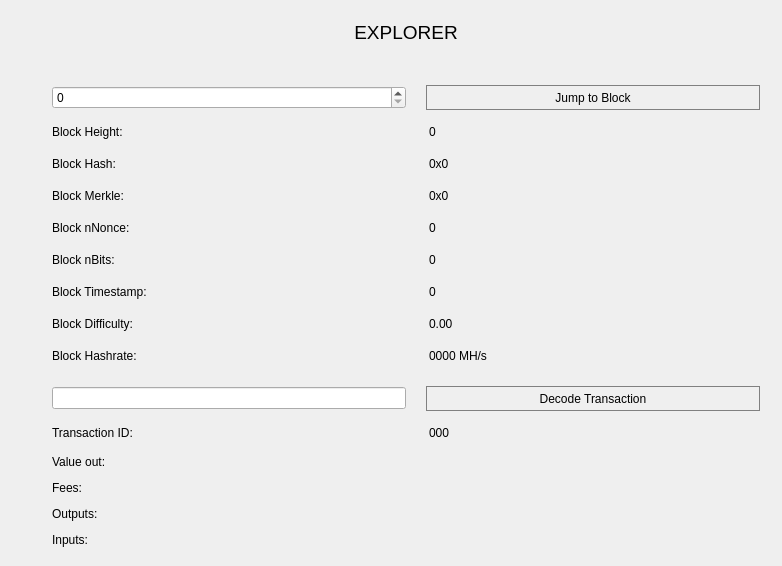
<?xml version="1.0" encoding="UTF-8"?>
<ui version="4.0">
 <class>BlockBrowser</class>
 <widget class="QWidget" name="BlockBrowser">
  <property name="windowModality">
   <enum>Qt::NonModal</enum>
  </property>
  <property name="enabled">
   <bool>true</bool>
  </property>
  <property name="geometry">
   <rect>
    <x>0</x>
    <y>0</y>
    <width>782</width>
    <height>566</height>
   </rect>
  </property>
  <property name="sizePolicy">
   <sizepolicy hsizetype="Preferred" vsizetype="Preferred">
    <horstretch>0</horstretch>
    <verstretch>0</verstretch>
   </sizepolicy>
  </property>
  <property name="minimumSize">
   <size>
    <width>0</width>
    <height>0</height>
   </size>
  </property>
  <property name="acceptDrops">
   <bool>false</bool>
  </property>
  <property name="windowTitle">
   <string>Form</string>
  </property>
  <property name="styleSheet">
   <string notr="true"/>
  </property>
  <layout class="QGridLayout">
   <property name="sizeConstraint">
    <enum>QLayout::SetMaximumSize</enum>
   </property>
   <property name="leftMargin">
    <number>52</number>
   </property>
   <property name="rightMargin">
    <number>22</number>
   </property>
   <property name="horizontalSpacing">
    <number>7</number>
   </property>
   <item row="3" column="0">
    <layout class="QGridLayout" name="gridLayout_3" rowstretch="0,0,0,0,0,0,0,0,0,0,0,0,0,0,0,0,0,0,0" columnstretch="0,0">
     <property name="sizeConstraint">
      <enum>QLayout::SetDefaultConstraint</enum>
     </property>
     <property name="horizontalSpacing">
      <number>0</number>
     </property>
     <property name="verticalSpacing">
      <number>12</number>
     </property>
     <item row="7" column="0">
      <widget class="QLabel" name="bitsLabel">
       <property name="text">
        <string>Block nBits:</string>
       </property>
      </widget>
     </item>
     <item row="17" column="0">
      <widget class="QLabel" name="inputLabel">
       <property name="text">
        <string>Inputs:</string>
       </property>
       <property name="alignment">
        <set>Qt::AlignLeading|Qt::AlignLeft|Qt::AlignTop</set>
       </property>
      </widget>
     </item>
     <item row="12" column="1">
      <widget class="QPushButton" name="txButton">
       <property name="minimumSize">
        <size>
         <width>0</width>
         <height>25</height>
        </size>
       </property>
       <property name="styleSheet">
        <string notr="true">border:1px solid grey;margin-left:20px;</string>
       </property>
       <property name="text">
        <string>Decode Transaction</string>
       </property>
      </widget>
     </item>
     <item row="10" column="0">
      <widget class="QLabel" name="pawLabel">
       <property name="text">
        <string>Block Hashrate:</string>
       </property>
      </widget>
     </item>
     <item row="5" column="1">
      <widget class="QLabel" name="merkleBox">
       <property name="minimumSize">
        <size>
         <width>187</width>
         <height>0</height>
        </size>
       </property>
       <property name="layoutDirection">
        <enum>Qt::LeftToRight</enum>
       </property>
       <property name="styleSheet">
        <string notr="true">margin-left:20px;</string>
       </property>
       <property name="text">
        <string>0x0</string>
       </property>
       <property name="alignment">
        <set>Qt::AlignLeading|Qt::AlignLeft|Qt::AlignTop</set>
       </property>
      </widget>
     </item>
     <item row="8" column="1">
      <widget class="QLabel" name="timeBox">
       <property name="layoutDirection">
        <enum>Qt::LeftToRight</enum>
       </property>
       <property name="styleSheet">
        <string notr="true">margin-left:20px;</string>
       </property>
       <property name="text">
        <string>0</string>
       </property>
       <property name="alignment">
        <set>Qt::AlignLeading|Qt::AlignLeft|Qt::AlignTop</set>
       </property>
      </widget>
     </item>
     <item row="3" column="0">
      <widget class="QLabel" name="heightLabel_2">
       <property name="text">
        <string>Block Height:</string>
       </property>
      </widget>
     </item>
     <item row="1" column="1">
      <widget class="QPushButton" name="blockButton">
       <property name="minimumSize">
        <size>
         <width>0</width>
         <height>25</height>
        </size>
       </property>
       <property name="styleSheet">
        <string notr="true">border:1px solid grey;margin-left:20px;</string>
       </property>
       <property name="text">
        <string>Jump to Block</string>
       </property>
      </widget>
     </item>
     <item row="4" column="0">
      <widget class="QLabel" name="hashLabel">
       <property name="text">
        <string>Block Hash:</string>
       </property>
      </widget>
     </item>
     <item row="9" column="0">
      <widget class="QLabel" name="hardLabel">
       <property name="text">
        <string>Block Difficulty:</string>
       </property>
      </widget>
     </item>
     <item row="5" column="0">
      <widget class="QLabel" name="merkleLabel">
       <property name="text">
        <string>Block Merkle:</string>
       </property>
      </widget>
     </item>
     <item row="15" column="1">
      <widget class="QLabel" name="feesBox">
       <property name="layoutDirection">
        <enum>Qt::LeftToRight</enum>
       </property>
       <property name="styleSheet">
        <string notr="true">margin-left:20px;</string>
       </property>
       <property name="text">
        <string/>
       </property>
       <property name="alignment">
        <set>Qt::AlignLeading|Qt::AlignLeft|Qt::AlignTop</set>
       </property>
      </widget>
     </item>
     <item row="14" column="0">
      <widget class="QLabel" name="valueLabel">
       <property name="text">
        <string>Value out:</string>
       </property>
      </widget>
     </item>
     <item row="3" column="1">
      <widget class="QLabel" name="heightLabel">
       <property name="layoutDirection">
        <enum>Qt::LeftToRight</enum>
       </property>
       <property name="styleSheet">
        <string notr="true">margin-left:20px;</string>
       </property>
       <property name="text">
        <string>0</string>
       </property>
       <property name="alignment">
        <set>Qt::AlignLeading|Qt::AlignLeft|Qt::AlignTop</set>
       </property>
      </widget>
     </item>
     <item row="13" column="0">
      <widget class="QLabel" name="txLabel">
       <property name="text">
        <string>Transaction ID:</string>
       </property>
      </widget>
     </item>
     <item row="18" column="0">
      <spacer name="verticalSpacer">
       <property name="orientation">
        <enum>Qt::Vertical</enum>
       </property>
       <property name="sizeHint" stdset="0">
        <size>
         <width>20</width>
         <height>40</height>
        </size>
       </property>
      </spacer>
     </item>
     <item row="1" column="0">
      <widget class="QSpinBox" name="heightBox">
       <property name="sizePolicy">
        <sizepolicy hsizetype="Preferred" vsizetype="Fixed">
         <horstretch>0</horstretch>
         <verstretch>0</verstretch>
        </sizepolicy>
       </property>
       <property name="maximum">
        <number>99999999</number>
       </property>
      </widget>
     </item>
     <item row="7" column="1">
      <widget class="QLabel" name="bitsBox">
       <property name="layoutDirection">
        <enum>Qt::LeftToRight</enum>
       </property>
       <property name="styleSheet">
        <string notr="true">margin-left:20px;</string>
       </property>
       <property name="text">
        <string>0</string>
       </property>
       <property name="alignment">
        <set>Qt::AlignLeading|Qt::AlignLeft|Qt::AlignTop</set>
       </property>
      </widget>
     </item>
     <item row="9" column="1">
      <widget class="QLabel" name="hardBox">
       <property name="layoutDirection">
        <enum>Qt::LeftToRight</enum>
       </property>
       <property name="styleSheet">
        <string notr="true">margin-left:20px;</string>
       </property>
       <property name="text">
        <string>0.00</string>
       </property>
       <property name="alignment">
        <set>Qt::AlignLeading|Qt::AlignLeft|Qt::AlignTop</set>
       </property>
      </widget>
     </item>
     <item row="15" column="0">
      <widget class="QLabel" name="feesLabel">
       <property name="text">
        <string>Fees:</string>
       </property>
      </widget>
     </item>
     <item row="10" column="1">
      <widget class="QLabel" name="pawBox">
       <property name="layoutDirection">
        <enum>Qt::LeftToRight</enum>
       </property>
       <property name="styleSheet">
        <string notr="true">margin-left:20px;</string>
       </property>
       <property name="text">
        <string>0000 MH/s</string>
       </property>
       <property name="alignment">
        <set>Qt::AlignLeading|Qt::AlignLeft|Qt::AlignTop</set>
       </property>
      </widget>
     </item>
     <item row="14" column="1">
      <widget class="QLabel" name="valueBox">
       <property name="layoutDirection">
        <enum>Qt::LeftToRight</enum>
       </property>
       <property name="styleSheet">
        <string notr="true">margin-left:20px;</string>
       </property>
       <property name="text">
        <string/>
       </property>
       <property name="alignment">
        <set>Qt::AlignLeading|Qt::AlignLeft|Qt::AlignTop</set>
       </property>
      </widget>
     </item>
     <item row="6" column="0">
      <widget class="QLabel" name="nonceLabel">
       <property name="text">
        <string>Block nNonce:</string>
       </property>
      </widget>
     </item>
     <item row="8" column="0">
      <widget class="QLabel" name="timeLabel">
       <property name="text">
        <string>Block Timestamp:</string>
       </property>
      </widget>
     </item>
     <item row="17" column="1">
      <widget class="QLabel" name="inputBox">
       <property name="layoutDirection">
        <enum>Qt::LeftToRight</enum>
       </property>
       <property name="text">
        <string/>
       </property>
       <property name="alignment">
        <set>Qt::AlignLeading|Qt::AlignLeft|Qt::AlignTop</set>
       </property>
      </widget>
     </item>
     <item row="13" column="1">
      <widget class="QLabel" name="txID">
       <property name="layoutDirection">
        <enum>Qt::LeftToRight</enum>
       </property>
       <property name="styleSheet">
        <string notr="true">margin-left:20px;</string>
       </property>
       <property name="text">
        <string>000</string>
       </property>
       <property name="alignment">
        <set>Qt::AlignLeading|Qt::AlignLeft|Qt::AlignTop</set>
       </property>
      </widget>
     </item>
     <item row="6" column="1">
      <widget class="QLabel" name="nonceBox">
       <property name="layoutDirection">
        <enum>Qt::LeftToRight</enum>
       </property>
       <property name="styleSheet">
        <string notr="true">margin-left:20px;</string>
       </property>
       <property name="text">
        <string>0</string>
       </property>
       <property name="alignment">
        <set>Qt::AlignLeading|Qt::AlignLeft|Qt::AlignTop</set>
       </property>
      </widget>
     </item>
     <item row="16" column="1">
      <widget class="QLabel" name="outputBox">
       <property name="layoutDirection">
        <enum>Qt::LeftToRight</enum>
       </property>
       <property name="styleSheet">
        <string notr="true">margin-left:20px;</string>
       </property>
       <property name="text">
        <string/>
       </property>
       <property name="alignment">
        <set>Qt::AlignLeading|Qt::AlignLeft|Qt::AlignTop</set>
       </property>
      </widget>
     </item>
     <item row="4" column="1">
      <widget class="QLabel" name="hashBox">
       <property name="enabled">
        <bool>true</bool>
       </property>
       <property name="sizePolicy">
        <sizepolicy hsizetype="Preferred" vsizetype="Preferred">
         <horstretch>0</horstretch>
         <verstretch>0</verstretch>
        </sizepolicy>
       </property>
       <property name="minimumSize">
        <size>
         <width>0</width>
         <height>0</height>
        </size>
       </property>
       <property name="layoutDirection">
        <enum>Qt::LeftToRight</enum>
       </property>
       <property name="styleSheet">
        <string notr="true">margin-left:20px;</string>
       </property>
       <property name="text">
        <string>0x0</string>
       </property>
       <property name="alignment">
        <set>Qt::AlignLeading|Qt::AlignLeft|Qt::AlignTop</set>
       </property>
      </widget>
     </item>
     <item row="12" column="0">
      <widget class="QLineEdit" name="txBox">
       <property name="sizePolicy">
        <sizepolicy hsizetype="Preferred" vsizetype="Fixed">
         <horstretch>0</horstretch>
         <verstretch>0</verstretch>
        </sizepolicy>
       </property>
       <property name="inputMask">
        <string comment="Transaction id" extracomment="Transaction id"/>
       </property>
       <property name="placeholderText">
        <string comment="Transaction ID" extracomment="Transaction ID"/>
       </property>
      </widget>
     </item>
     <item row="16" column="0">
      <widget class="QLabel" name="outputLabel">
       <property name="text">
        <string>Outputs:</string>
       </property>
       <property name="alignment">
        <set>Qt::AlignLeading|Qt::AlignLeft|Qt::AlignTop</set>
       </property>
      </widget>
     </item>
     <item row="11" column="0">
      <spacer name="verticalSpacer_2">
       <property name="orientation">
        <enum>Qt::Vertical</enum>
       </property>
       <property name="sizeHint" stdset="0">
        <size>
         <width>20</width>
         <height>40</height>
        </size>
       </property>
      </spacer>
     </item>
    </layout>
   </item>
   <item row="2" column="0">
    <spacer name="verticalSpacer_4">
     <property name="orientation">
      <enum>Qt::Vertical</enum>
     </property>
     <property name="sizeType">
      <enum>QSizePolicy::Fixed</enum>
     </property>
     <property name="sizeHint" stdset="0">
      <size>
       <width>20</width>
       <height>35</height>
      </size>
     </property>
    </spacer>
   </item>
   <item row="1" column="0">
    <layout class="QHBoxLayout" name="horizontalLayout_4">
     <property name="spacing">
      <number>7</number>
     </property>
     <item>
      <widget class="QLabel" name="label_5">
       <property name="font">
        <font>
         <pointsize>14</pointsize>
        </font>
       </property>
       <property name="text">
        <string>&lt;html&gt;&lt;head/&gt;&lt;body&gt;&lt;p align=&quot;center&quot;&gt;EXPLORER&lt;/p&gt;&lt;/body&gt;&lt;/html&gt;</string>
       </property>
      </widget>
     </item>
    </layout>
   </item>
   <item row="0" column="0">
    <spacer name="verticalSpacer_3">
     <property name="orientation">
      <enum>Qt::Vertical</enum>
     </property>
     <property name="sizeType">
      <enum>QSizePolicy::Fixed</enum>
     </property>
     <property name="sizeHint" stdset="0">
      <size>
       <width>20</width>
       <height>10</height>
      </size>
     </property>
    </spacer>
   </item>
  </layout>
 </widget>
 <resources/>
 <connections/>
</ui>
